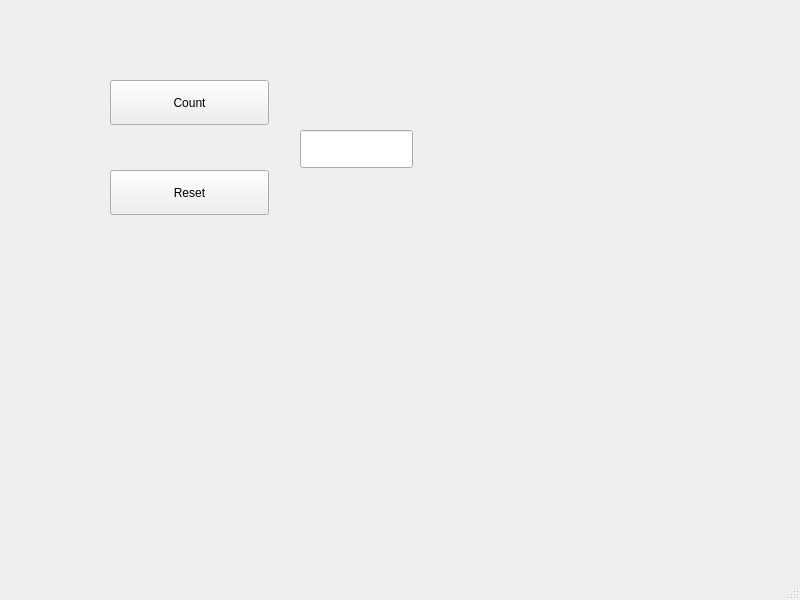
<?xml version="1.0" encoding="UTF-8"?>
<ui version="4.0">
 <class>MainWindow</class>
 <widget class="QMainWindow" name="MainWindow">
  <property name="geometry">
   <rect>
    <x>0</x>
    <y>0</y>
    <width>800</width>
    <height>600</height>
   </rect>
  </property>
  <property name="windowTitle">
   <string>MainWindow</string>
  </property>
  <widget class="QWidget" name="centralwidget">
   <widget class="QPushButton" name="iterateOne">
    <property name="geometry">
     <rect>
      <x>110</x>
      <y>80</y>
      <width>159</width>
      <height>45</height>
     </rect>
    </property>
    <property name="text">
     <string>Count</string>
    </property>
   </widget>
   <widget class="QPushButton" name="resetButton">
    <property name="geometry">
     <rect>
      <x>110</x>
      <y>170</y>
      <width>159</width>
      <height>45</height>
     </rect>
    </property>
    <property name="text">
     <string>Reset</string>
    </property>
   </widget>
   <widget class="QLineEdit" name="showValue">
    <property name="geometry">
     <rect>
      <x>300</x>
      <y>130</y>
      <width>113</width>
      <height>38</height>
     </rect>
    </property>
   </widget>
  </widget>
  <widget class="QMenuBar" name="menubar">
   <property name="geometry">
    <rect>
     <x>0</x>
     <y>0</y>
     <width>800</width>
     <height>36</height>
    </rect>
   </property>
  </widget>
  <widget class="QStatusBar" name="statusbar"/>
 </widget>
 <resources/>
 <connections/>
</ui>
